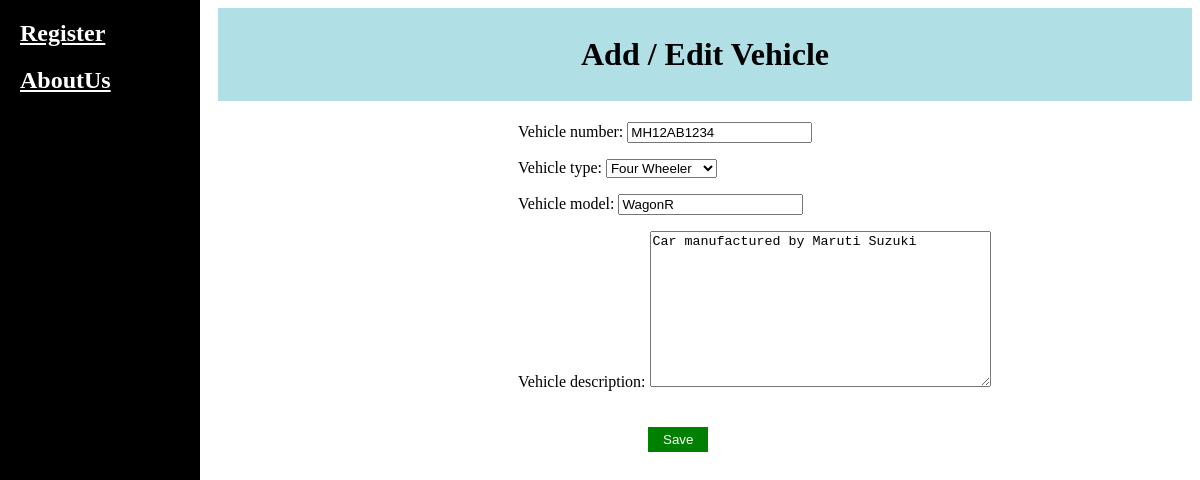
Screenshot of /vehicles/vehicle/1/update/ with the database file from the repository.
### vehicles/models.py (models this page shows, shortened)
class Vehicle(models.Model):
    VEHICLE_TYPES = (
        ('Two', 'Two Wheeler'),
        ('Three', 'Three Wheeler'),
        ('Four', 'Four Wheeler'),
    )
    vehicle_number = models.CharField(max_length=10)
    vehicle_type = models.CharField(max_length=10, choices=VEHICLE_TYPES)
    vehicle_model = models.CharField(max_length=100)
    vehicle_description = models.TextField()

### vehicles/views.py (the view)
# urls.py: path('vehicle/<int:pk>/update/', v.vehicle_update, name='vehicle_update'),
def vehicle_update(request, pk):
    vehicle = get_object_or_404(Vehicle, pk=pk)
    form = VehicleForm(request.POST or None, instance=vehicle)
    if form.is_valid():
        form.save()
        return redirect('vehicle_list')
    return render(request, 'vehicles/vehicle_form.html', {'form': form})

### vehicles/forms.py
class VehicleForm(forms.ModelForm):
    class Meta:
        model = Vehicle
        fields = '__all__'

### vehicles/templates/vehicles/vehicle_form.html (shortened to what this page needs)
{% extends 'sidebar.html' %}
    {% block body %}
    <center><h1 style="background-color: powderblue; padding-top: 28px; padding-bottom: 28px;">Add / Edit Vehicle</h1></center>
    <form method="POST" style="margin-left: 300px;">
        {{ form.as_p }}
        <button type="submit" style="background-color: green; color: white; border:0px; padding-left: 15px; padding-right: 15px; padding-top: 5px; padding-bottom: 5px; margin-left: 130px; margin-right: 30px; margin-top: 20px;">Save</button>
    </form>
    {% endblock %}

### rows the page displays
Vehicle: vehicle_number "MH12AB1234", vehicle_type "Four Wheeler", vehicle_model "WagonR", vehicle_description "Car manufactured by Maruti Suzuki"
